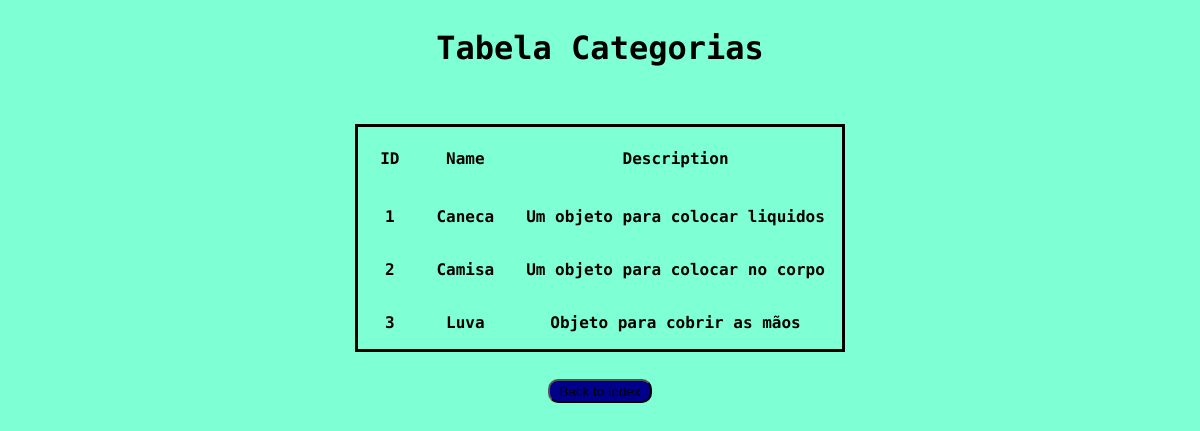
The app's page /view_category/999999, older data.
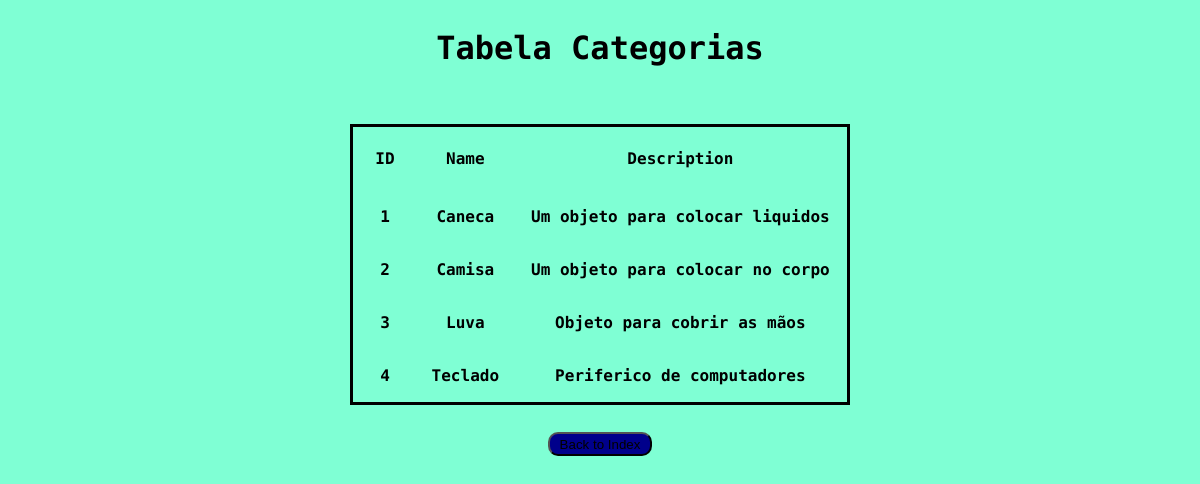
The same page, newer data.
### tables this page shows
CREATE TABLE "category" (
	"ID"	INTEGER  NOT NULL PRIMARY KEY AUTOINCREMENT,
	"NAME"	TEXT,
	"DESCRIPTION"	TEXT
);

### app.py (the view)
@app.route("/view_category/<int:id>", methods = ['POST', 'GET'])
def view_category(id):
    if request.method == 'POST':
        id_category = request.form['ID_CATEGORY']
        return redirect(url_for("view_category", id = id_category))
    else:
        if id == 999999: # arrumar essa condição feia do código
            return render_template("view_category.html", info = CatchData("category"), conditon = False)
        elif id != 0:
            return render_template("view_category.html", info = CatchDataByID("category", id), conditon = False)
        else:
            return render_template("view_category.html", info = CatchDataByID("category", id), conditon = True)

### dataOperations.py (called while the page is built)
def CatchData (table):
    con=sqlite3.connect("crud_produtos.db")
    cur = con.cursor()
    cur.execute("SELECT * FROM {t};".format(t = table))
    return cur.fetchall()

### templates/view_category.html (shortened to what this page needs)
<!DOCTYPE html>
<html lang="en">
<head>
    <link rel="stylesheet" href="/static/main.css">
    <link rel="stylesheet" href="/static/index.css">
</head>
<body>
    {% if conditon %}
        <form method="post">
            <input type="number" name="ID_CATEGORY" placeholder="Insira o id de categoria a ser consultado" required>
            <button type="submit"> View Category </button>
        </form>
        <button><a href='{{url_for("view_category", id = 999999)}}'> View all Categorys </a></button>
    {% else %}
        <div class="data-categorys">
            <h1> Tabela Categorias </h1>
            <table>
                <tr class="table-top">
                    <th>ID</th>
                    <th>Name</th>
                    <th>Description</th>
                </tr>
                    {% for d in info %}
                        {% for x in d %}
                            <td> {{ x }}</td>
                        {% endfor %}
                    {% endfor %}
            </table>
        </div>
    {% endif %}
    <button><a href='{{url_for("index")}}'> Back to Index </a></button>
</body>
</html>

Row changes from the older to the newer data that the page shows:
added category: d "4", NAME "Teclado", DESCRIPTION "Periferico de computadores"
